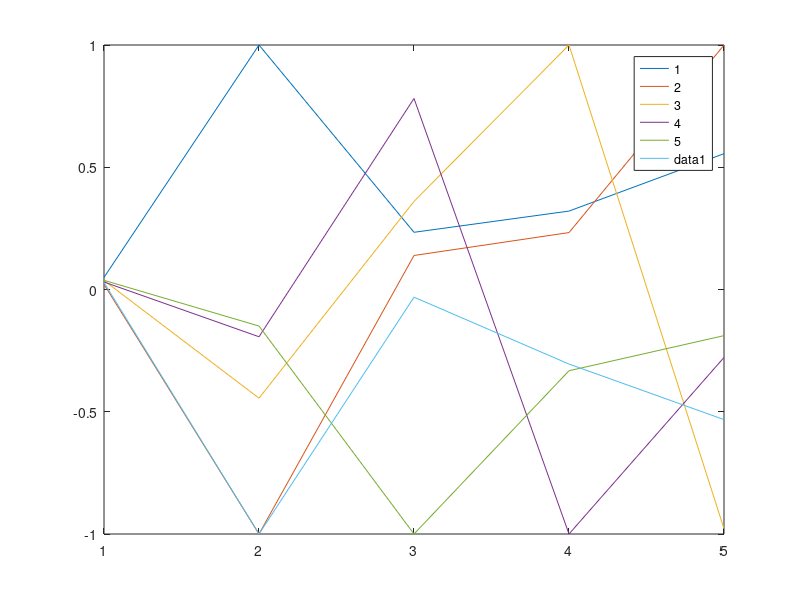

Write MATLAB code to recreate this figure.
%%%%%%%%%%%%%%%%%%%%%%%%%%%%%%%%%%%%%%%%%%%%%%%%%%%%%%%%%%%%%%%%%%%%%%%%
%Author: xushengyichn 54436848+xushengyichn@users.noreply.github.com
%Date: 2022-07-13 10:56:26
%LastEditors: xushengyichn 54436848+xushengyichn@users.noreply.github.com
%LastEditTime: 2022-08-22 20:34:30
%FilePath: \NonlinearScanlan\test4.m
%Description: 模态分析
%
%Copyright (c) 2022 by xushengyichn 54436848+xushengyichn@users.noreply.github.com, All Rights Reserved. 
%%%%%%%%%%%%%%%%%%%%%%%%%%%%%%%%%%%%%%%%%%%%%%%%%%%%%%%%%%%%%%%%%%%%%%%%

clc; clear; close all;

% load kkmm.mat
% 
% % 特征值分析，即计算频率Freq和振型Phi，calmodes数字代表求解的阶数，eigs中参数SM表示从较小的特征值开始求解
% % Eigenvalue analysis, that is to calculate the frequency Freq and mode shape Phi, the calmodes number represents the order of the solution, and the parameter SM in eigs represents the solution from the smaller eigenvalue.
% calmodes = 5; %考虑模态数 Consider the number of modes
% [eig_vec, eig_val] = eigs(KK, MM, calmodes, 'SM');
% [nfdof, nfdof] = size(eig_vec);
% [omeg, w_order] = sort(sqrt(diag(eig_val)));
% mode_vec = eig_vec(:, w_order);
% Freq = omeg / (2 * pi);

load mode.mat
line = [1 2 3 4 5];
mode_vec(:,4)=mode_vec(:,4)*-1;
mode_vec(:,5)=mode_vec(:,5)*-1;
plot(line,mode_vec(1:5,:))
legend('1','2','3','4','5')


hold on

test=[-0.000188064841850800	0.00660936675881170	0.000207274293981572	0.00201556667806285	0.00351694075310958];
test=test/max(abs(test))*-1;
plot(line,test)
% KKK=KK(1:2,1:2);
% KKK=KKK*4;
% KKK(1,1)=KKK(1,1)/4;
% 
% MMM=MM(1:2,1:2);
% MMM(2,2)=MMM(2,2)*4;
% 
% calmodes = 2; %考虑模态数 Consider the number of modes
% [eig_vec, eig_val] = eigs(KKK, MMM, calmodes, 'SM');
% [nfdof, nfdof] = size(eig_vec);
% 
% [omeg, w_order] = sort(sqrt(diag(eig_val)));
% mode_vec = eig_vec(:, w_order);
% Freq = omeg / (2 * pi);